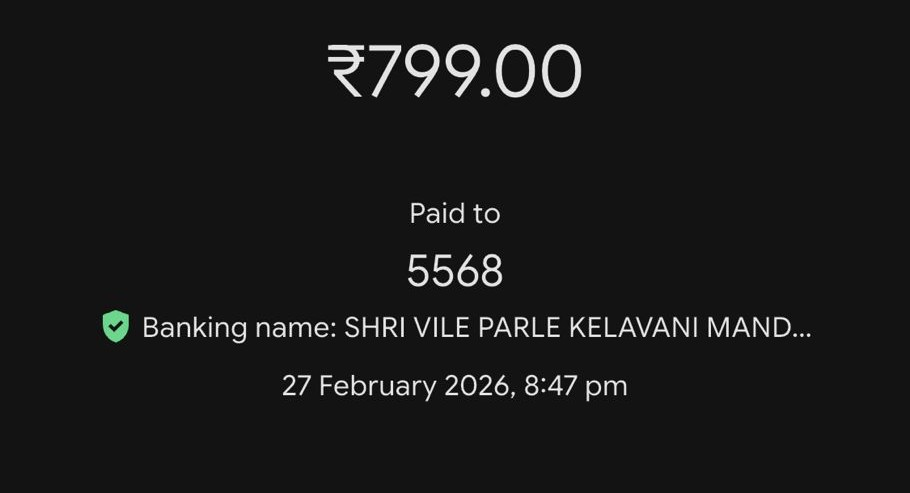
#> input picture uploads/0b122c30_payment.jpeg, 910 x 493 px
$ python -i forensic_utils.py   (imports and definitions only)
#> lines starting #> are read from the running program, lines starting #| are printed output that depends on the picture; after the words box and inside, x2 and y2 are one past the last pixel; in counts of white or black regions, pixels touching at a corner belong together
import cv2
import numpy as np

def analyze_image(path):

#> called with path = '../uploads/0b122c30_payment.jpeg'
    img = cv2.imread(path)
#> img is the input picture: shape (493, 910, 3); mean B, G, R 24.3, 24.4, 24.3

    if img is None:
        return {
            "width": 0,
            "height": 0,
            "edge_density": 0,
            "entropy": 0,
            "suspicious_region": None
        }

    # Resize large images for performance
    if img.shape[1] > 1200:
        img = cv2.resize(img, (800, 600))

    height, width = img.shape[:2]
#> height = 493; width = 910

    gray = cv2.cvtColor(img, cv2.COLOR_BGR2GRAY)

    edges = cv2.Canny(gray, 100, 200)
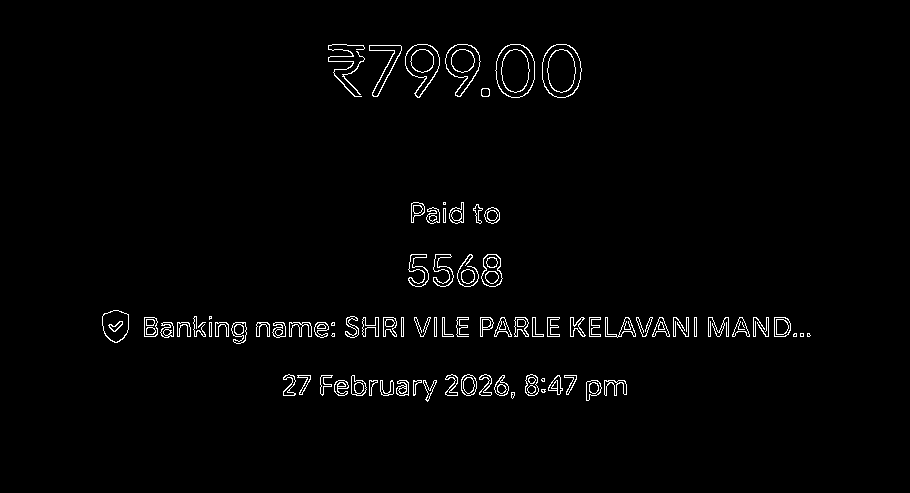
#> edges: shape (493, 910); 1.8% white in thin lines or dots, all inside (x1, y1, x2, y2) = (102, 44, 811, 402)
    edge_density = float(np.sum(edges)) / (width * height * 255)
#> edge_density = 0.0177

    hist = cv2.calcHist([gray],[0],None,[256],[0,256])
#> hist = 256 values, max 398926 at index 19, min 14 at index 254, mean 1752.5
    hist_norm = hist.ravel() / hist.sum()
#> hist_norm = 256 values, max 0.889 at index 19, min 3.12e-05 at index 254, mean 0.00391
    entropy = -np.sum(hist_norm * np.log2(hist_norm + 1e-7))
#> entropy = 1.19

    if entropy < 4:
        suspicious_region = {
            "x": int(width * 0.3),
            "y": int(height * 0.3),
            "w": int(width * 0.4),
            "h": int(height * 0.4)
        }
#> suspicious_region = {'x': 273, 'y': 147, 'w': 364, 'h': 197}
    else:
        suspicious_region = None

    return {
        "width": width,
        "height": height,
        "edge_density": round(float(edge_density),4),
        "entropy": round(float(entropy),2),
        "suspicious_region": suspicious_region
    }

>>> result = analyze_image('../uploads/0b122c30_payment.jpeg')
#> result = 5 items
